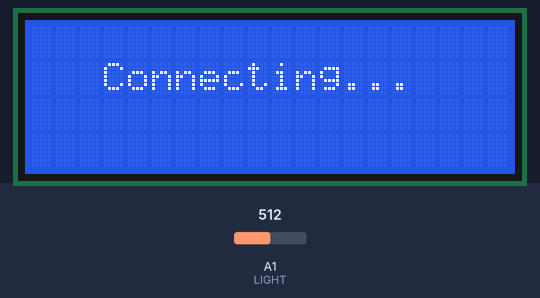
Bench run of a sketch on a simulated Arduino Uno, built with avr-gcc and run on an emulated ATmega328P. Shown: 20×4 character LCD. The test bench sets the inputs (shaded band); at power-on: A1 (LIGHT) = 512. WiFi joins after 1.5 s; servers stay silent unless stated; uploads are accepted with an empty reply; what the sketch prints to the serial monitor is not drawn.

Above: at 3.7 s.
At 9.3 s:
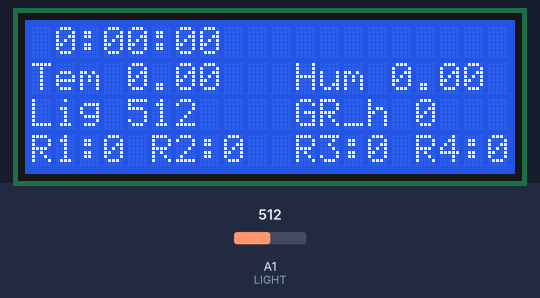
9.4 s: A1 (LIGHT) set to 11
At 10.2 s:
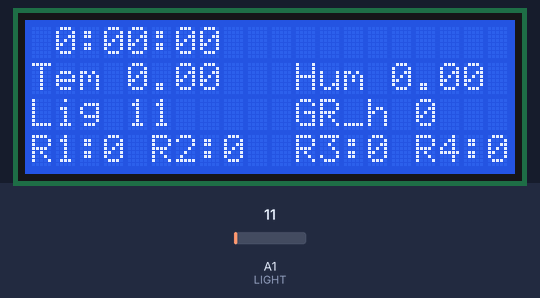
11.4 s: A1 (LIGHT) set to 8
At 13.2 s:
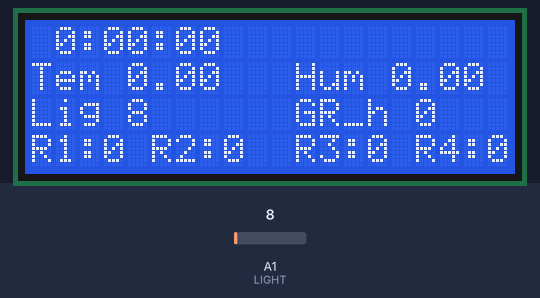
13.6 s: A1 (LIGHT) set to 0
At 21.0 s:
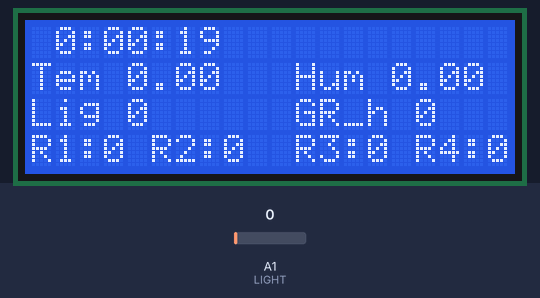
Timing chart, 0 to 22.5 s (numbered marks = the images above; inputs shaded):
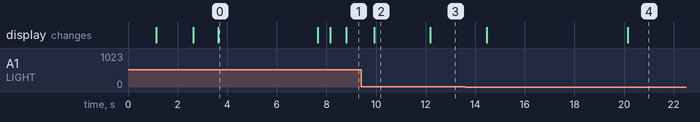

Measured:
- after the input at 9.4 s, the display: changes after 0.53 s (image 2)
- after the input at 11.4 s, the display: changes after 0.80 s (image 3)
- after the input at 13.6 s, the display: first changes after 0.86 s (image 4 shows a later state)
- what the display in image 0 shows lasts 4.1 s, from 3.6 s to 7.7 s

The sketch:

teplic1547_ethernet_WORK.ino
```cpp
#include <Ethernet.h>
#include <SPI.h>
#include <DHT.h>
#include <DHT_U.h>
#include <LiquidCrystal_I2C.h>

//////////////////////////////////////////////////////

#define POLIV_TIMEOUT 200000 // 3 min
#define DHTTYPE DHT21
#define SLOSH_TIMEOUT 100000 //1,5 min delay
#define GMT 3

#define RX 0
#define TX 1


#define R1 4
#define R2 5
#define R3 6  // slosh
#define R4 7  // poliv


#define DHT_PIN 9
#define HUM_GR A0
#define LIGHT A1
/*#define WATER_LVL A2
  #define xz1 A3*/

///////////////////////////////////////////////////////

LiquidCrystal_I2C lcd(0x27, 20, 4);
DHT dht(DHT_PIN, DHTTYPE);

byte mac[] = { 0xDE, 0xAD, 0xBE, 0xEF, 0xFE, 0xED };

//////////////////////////////////////////////////////

float temp_dht = 0;
float hum_dht = 0;

int light = 0;
int hum_gr = 0;
int water_lvl = 0;

unsigned long int lastmillis = millis();
unsigned long int lcdmillis = millis();
unsigned long int polivmillis = millis();
unsigned long int sloshmillis = millis();
unsigned long int getmillis = millis();
unsigned long int start_time = millis();

int getDelay = 200;


byte R1_state = 0;
byte R2_state = 0;
byte R3_state = 0;
byte R4_state = 0;

byte fl_poliv = 0;
byte fl_light = 0;
byte fl_slosh = 0;
byte fl_start = 1;

String hours_RTC = "0";
String hours_RTC_NOW = "0";

/////////////////////////////////////////////////////
String month ;
String tmp ;
String date;
String dateLCD ;

int hour = 0;
int minute = 0;
int sec = 0;

int soft_hour = 0;
int soft_minute = 0;
int soft_sec = 0;

int real_hour = 0;
int real_minute = 0;
int real_sec = 0;

unsigned long int real_time_tmp = 0 ;


/////////////////////////////////////////////////////

void setup() {
  lcd.init();                      // initialize the lcd
  lcd.backlight();
  lcd.clear();
  lcd.setCursor(2, 0);
  lcd.print("Hello, World!!!");
  lcd.setCursor(1, 1);
  lcd.print("Smart GreenHouse");
  lcd.setCursor(2, 2);
  lcd.print("Powered by 1547");
  lcd.setCursor(4, 3);
  lcd.print("IT-Poligon");
  delay (1000);
  lcd.clear();
  lcd.setCursor(3, 1);
  lcd.print("Connecting");
  Serial.begin(115200);
  lcd.print(".");
  Ethernet.begin(mac);
  lcd.print(".");
  delay(1000);
  dht.begin();
  lcd.print(".");
  delay(4000);
  lcd.clear();
  lcd.setCursor(0, 1);
  lcd.print("Connecting complete");
  delay(500);
  lcd.clear();
  Serial.println("RUN");

  pinMode (R1, OUTPUT);
  pinMode (R2, OUTPUT);
  pinMode (R3, OUTPUT);
  pinMode (R4, OUTPUT);

  pinMode (HUM_GR, INPUT);

  digitalWrite(R1, HIGH);
  digitalWrite(R2, HIGH);
  digitalWrite(R3, HIGH);
  digitalWrite(R4, HIGH);

  Serial.println("START");

}


void loop() {
  ////////////ETHERNET GET HERE//////////////
  if ((millis() - getmillis) > getDelay) {
    getmillis = millis();
    EthernetClient client;
    const char* host = "www.google.com";
    Serial.print("connected ");
    Serial.println(client.remoteIP());
    if (client.connect(host, 80))
    {
      yield();
      Serial.println("connected]");
      Serial.println("[Sending a request]");
      client.print(String("GET /") + " HTTP/1.1\r\n" +
                   "Host: " + host + "\r\n" +
                   "Connection: close\r\n" +
                   "\r\n"
                  );
      delay (200);
      unsigned long timeout = millis();
      while (client.available() == 0) {
        if (millis() - timeout > 5000)
        { Serial.println(">>> Client Timeout !");
          yield();
          client.flush();
          client.stop(); return;
        }
      } // Read all the lines of the reply from server and print them to Serial
      Serial.println("");

      while (client.connected() || client.available())
      {
        yield();
        if (client.available())
        {
          String line = client.readStringUntil('\n');
          Serial.println(line);

          if (line.indexOf("Date") == 0) {
            month = line.substring(5, 22);
            Serial.print("Date:");
            Serial.print(month);
            Serial.println();
            tmp = line.substring(23, 25);
            hour = tmp.toInt();
            hour = hour + GMT;
            Serial.print("Hours:");
            Serial.print(hour);
            hours_RTC_NOW = hour;
            Serial.println();
            tmp = line.substring(26, 28);
            minute = tmp.toInt();
            Serial.print("Minutes:");
            Serial.print(minute );
            Serial.println();
            tmp = line.substring(29, 32);
            sec = tmp.toInt();
            Serial.print("Seconds:");
            Serial.print(sec);
            Serial.println();

            date = line.substring(11, 22);
            Serial.print("Date: ");
            Serial.print(date);
            Serial.println();
            client.flush();
            client.stop();
            client.flush();
            if (fl_start) {
              soft_hour = hour;
              soft_minute = minute;
              soft_sec = sec;
              fl_start = 0;
              start_time = millis();
              getDelay = 100000;
            }
            return;
          }
        }
      }
      client.stop();
      Serial.println("\n[Disconnected]");
    }
    else
    {
      Serial.println("connection failed!]");
      client.stop();
    }
  }
  /////// "real" time calculate ////////////
  if (millis() % 500 <= 10) {
    real_time_tmp = (millis() - start_time) / 1000;
    real_sec = real_time_tmp % 60;
    real_sec = (real_sec + soft_sec) % 60;
    Serial.println("################################################################");
    Serial.print("Real sec = ");
    Serial.println(real_sec);
    real_minute = real_time_tmp / 60;
    real_time_tmp = real_time_tmp / 60;
    real_minute = (real_minute + soft_minute) % 60;
    Serial.print("Real mins = ");
    Serial.println(real_minute);
    real_hour = (real_time_tmp + soft_minute) / 60;
    //real_time_tmp = real_time_tmp / 24;
    real_hour = (real_hour + soft_hour) % 24;
    Serial.print("Real hours = ");
    Serial.println(real_hour);
    Serial.println("################################################################");

  }
  /////////////sensors read////////
  if (millis() % 1000 <= 10) {
    float h = dht.readHumidity();
    float t = dht.readTemperature();
    float light = analogRead(LIGHT);
    delay(50);
    if (isnan(t) || isnan(h)) {
      Serial.println("Failed to read from DHT");
      hum_dht = -1;
      temp_dht = -1;
    } else {
      Serial.println("DHT read OK");
      hum_dht = h;
      temp_dht = t;
    }
    hum_gr = analogRead(HUM_GR);
  }
  ////////sensors out///////////////////////////////
  if (millis() % 1000 == 0) {
    Serial.println();
    Serial.println("#####################");
    Serial.println(dateLCD);
    Serial.println("#####################");
    Serial.print("Humidity: ");
    Serial.print(hum_dht);
    Serial.println(" %\t");
    Serial.print("Temperature: ");
    Serial.print(temp_dht);
    Serial.println(" *C");
    Serial.print("Light: ");
    Serial.print(light);
    Serial.println(" lux");
    Serial.print("Ground humidity: ");
    Serial.print(hum_gr);
    Serial.println(" %");
    Serial.print("Water level: ");
    Serial.print(water_lvl);
    Serial.println(" ");
    Serial.println("#####################");
    Serial.print("R1 ");
    Serial.println(R1_state);
    Serial.print("R2 ");
    Serial.println(R2_state);
    Serial.print("R3 ");
    Serial.println(R3_state);
    Serial.print("R4 ");
    Serial.println(R4_state);
    Serial.println("#####################");
    Serial.print("Hours RTC ");
    Serial.println(hours_RTC);
    Serial.print("fl_light ");
    Serial.println(fl_light);
    Serial.print("fl_poliv ");
    Serial.println(fl_poliv);
  }


  //////////LCD OUT////////////////

  if ((millis() - lcdmillis) > 750) {
    dateLCD = "";
    if (real_hour < 10) {
      dateLCD = " " + String(real_hour) + ":";
    }
    else {
      dateLCD = String(real_hour) + ":";
    }
    if (real_minute < 10) {
      dateLCD = dateLCD + "0" + String(real_minute) + ":";
    }
    else {
      dateLCD = dateLCD + String(real_minute) + ":";
    }
    if (real_sec < 10) {
      dateLCD = dateLCD + "0" + String(real_sec) + " " + date;
    }
    else {
      dateLCD = dateLCD + String(real_sec) + " " + date;
    }

    lcdmillis = millis();
    lcd.setCursor(0, 0);
    lcd.print("                 ");
    lcd.setCursor(0, 0);
    lcd.print(dateLCD);
    lcd.setCursor(0, 1);
    lcd.print("                  ");
    lcd.setCursor(0, 1);
    lcd.print("Tem ");
    lcd.print(temp_dht);
    lcd.setCursor(11, 1);
    lcd.print("Hum ");
    lcd.print(hum_dht);
    lcd.setCursor(0, 2);
    lcd.print("                  ");
    lcd.setCursor(0, 2);
    lcd.print("Lig ");
    lcd.print(analogRead(A1));
    lcd.setCursor(11, 2);
    lcd.print("GR_h ");
    lcd.print(hum_gr);
    lcd.setCursor(0, 3);
    lcd.print("                  ");
    lcd.setCursor(0, 3);
    lcd.print("R1:");
    lcd.print(R1_state);
    lcd.print(" R2:");
    lcd.print(R2_state);
    lcd.print("  R3:");
    lcd.print(R3_state);
    lcd.print(" R4:");
    lcd.print(R4_state);
  }

  // **** LOGIC **** //
  // slash 1 sec every 15 min


  ///////////// LIGHT ///////////////
  if (millis() % 700 == 0) {
    if (hours_RTC != hours_RTC_NOW) {
      hours_RTC = hours_RTC_NOW;
      fl_poliv = 1;
      polivmillis = millis();
    }
    if ((real_minute % 15 == 0) and (fl_slosh == 0)) {
      digitalWrite(R3, LOW);
      R3_state = 1;
      delay(1000);
      digitalWrite(R3, HIGH);
      R3_state = 0;
      fl_slosh = 1;
      sloshmillis = millis();
    }
    // light from 5 to 21
    if ((hours_RTC_NOW.toInt() > 5 ) && (hours_RTC_NOW.toInt() < 21)) {
      fl_light = 1;
    }
    else
    {
      fl_light = 0;
    }
  }
  ///// on\ off poliv from rtc//////
  if (temp_dht < 24) {
    digitalWrite(R2, HIGH);
    R2_state = 0;
  }
  if (temp_dht > 26) {
    digitalWrite(R2, LOW);
    R2_state = 1;
  }
  if (fl_poliv) {
    digitalWrite(R4, LOW);
    R4_state = 1;
  }
  else
  {
    digitalWrite(R4, HIGH);
    R4_state = 0;
  }
  if ((millis() - polivmillis) > POLIV_TIMEOUT) {
    fl_poliv = 0;
  }
  if ((millis() - sloshmillis) > SLOSH_TIMEOUT) {
    fl_slosh = 0;
  }
  ///// on\off light //////
  if (fl_light) {
    digitalWrite(R1, LOW);
    R1_state = 1;
  }
  else
  {
    digitalWrite(R1, HIGH);
    R1_state = 0;
  }

  ////////end
  yield();
}
```
